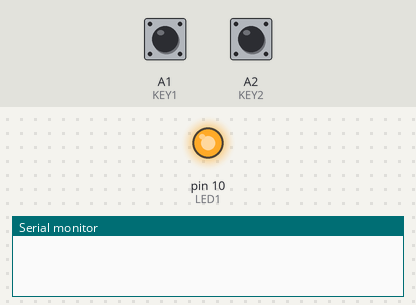
Simulated run of this sketch. Board: Arduino Uno, built with avr-gcc and run on an emulated ATmega328P. Shown: output pins drawn as LEDs (lit = HIGH), the last lines printed to the serial monitor. Dashed ring = blinking. The test bench sets the inputs (shaded band); at power-on: A1 (KEY1) HIGH, A2 (KEY2) HIGH. At 7.3 s the program stops and its outputs stay as they are.

Above: at 1.2 s.
1.3 s: A1 (KEY1) pulled LOW for 0.15 s
At 4.2 s:
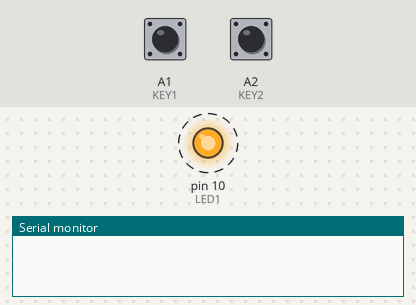
4.3 s: A2 (KEY2) pulled LOW for 0.15 s
7.3 s: A1 (KEY1) driven LOW and A2 (KEY2) driven LOW
At 8.4 s:
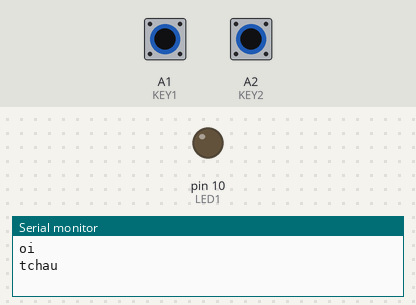
Timing chart, 0 to 8.8 s (numbered marks = the images above; inputs shaded):
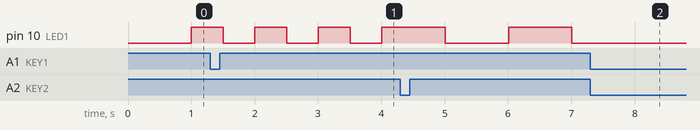

Measured:
- after the input at 7.3 s, pin 10 (LED1): stays LOW (without the input it goes to HIGH after 0.71 s)

The sketch:

event_driven.ino
```cpp
//Lucas Pinheiro Nepomuceno - 1611079
//Danillo Catalao - 1320966

#include "event_driven.h"
#include "app.h"
#include "pindefs.h"

unsigned int timer = 10000;
unsigned long lastTime = -timer;
unsigned int clickCD = 3000;
unsigned long lastClick = -clickCD;

int regbut[2];
int lastreg = 0;

int buttonOnePressed = 10000;
int buttonTwoPressed = 20000;


void setup() {
  Serial.begin(9600);
   pinMode(LED1,OUTPUT);
  pinMode(KEY1, INPUT_PULLUP);
  pinMode(KEY2, INPUT_PULLUP);
  pinMode(KEY3, INPUT_PULLUP);
  appinit();

}

void loop() {

  unsigned long now = millis();
  if (now - lastTime > timer)
  {
    lastTime = now;
    timer_expired();
  }

  if(!digitalRead(regbut[0]))
  {
    buttonOnePressed = now;
  }

  if(!digitalRead(regbut[1]))
  {
    buttonTwoPressed = now;
  }

  if(now - lastClick > clickCD)
  {
    if(!digitalRead(regbut[0]))
    {
      lastClick = now;
      button_changed(regbut[0], 0);
    }

    if(!digitalRead(regbut[1]))
    {
      lastClick = now;
      button_changed(regbut[1], 0);
    }
  }

  if (abs(buttonOnePressed - buttonTwoPressed) < 500)
  {
    Serial.println("oi");
    button_changed(-100, 1);
  }

}

void button_listen (int pin)
{
  regbut[lastreg] = pin;
  lastreg++;
}
void timer_set (int ms)
{
  timer = ms;
}
```

app.h
```cpp
//Lucas Pinheiro Nepomuceno - 1611079
//Danillo Catalao - 1320966

void appinit(void);
void button_changed ( int pin, int v);
void timer_expired(void);
```

app.ino
```cpp
//Lucas Pinheiro Nepomuceno - 1611079
//Danillo Catalao - 1320966

#include "event_driven.h"
#include "app.h"
#include "pindefs.h"

int state = 1;
double tim = 1000;

void appinit()
{
  timer_set(tim);
  button_listen(KEY1);
  button_listen(KEY2);
}


void timer_expired()
{
  state = !state;
  digitalWrite(LED1, state);
}

void button_changed(int pin, int v)
{
  if (pin==KEY1)
  {
    tim/=2;
    timer_set(tim);
  }

  if (pin==KEY2)
  {
    tim*=2;
    timer_set(tim);
  }

  if(v == 1)
  {
        Serial.println("tchau");
    digitalWrite(LED1,LOW);
    while(1);
  }
}
```

event_driven.h
```cpp
//Lucas Pinheiro Nepomuceno - 1611079
//Danillo Catalao - 1320966

void button_listen (int pin);
void timer_set (int ms);
```

pindefs.h
```cpp
//Lucas Pinheiro Nepomuceno - 1611079
//Danillo Catalao - 1320966

#define LED1       10
#define LED2       11
#define LED3       12
#define LED4       13
#define BUZZ        3
#define KEY1       A1
#define KEY2       A2
#define KEY3       A3
#define POT        A0
```
